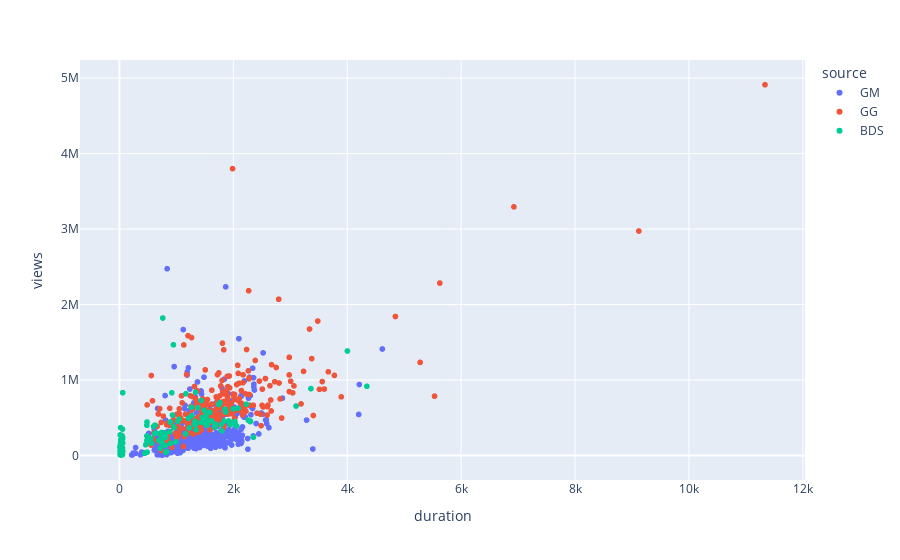

This figure's notebook cell:
### Code cell
# make a plot to visualize the relationship between duration and views
fig = px.scatter(df, x='duration', y='views', color='source')
fig.show()

### Figure 1 — Plotly figure (JSON) as saved in the notebook; plotly's stock layout.template omitted (floating-point values rounded to 4 significant figures; data arrays with more than 128 entries replaced by an {"elided": "..."} marker saying what was removed)
{"data": [{"hovertemplate": "source=GM<br>duration=%{x}<br>views=%{y}<extra></extra>", "legendgroup": "GM", "marker": {"color": "#636efa", "symbol": "circle"}, "mode": "markers", "name": "GM", "showlegend": true, "type": "scattergl", "x": {"elided": "502 int values"}, "xaxis": "x", "y": {"elided": "502 int values"}, "yaxis": "y"}, {"hovertemplate": "source=GG<br>duration=%{x}<br>views=%{y}<extra></extra>", "legendgroup": "GG", "marker": {"color": "#EF553B", "symbol": "circle"}, "mode": "markers", "name": "GG", "showlegend": true, "type": "scattergl", "x": {"elided": "326 int values"}, "xaxis": "x", "y": {"elided": "326 int values"}, "yaxis": "y"}, {"hovertemplate": "source=BDS<br>duration=%{x}<br>views=%{y}<extra></extra>", "legendgroup": "BDS", "marker": {"color": "#00cc96", "symbol": "circle"}, "mode": "markers", "name": "BDS", "showlegend": true, "type": "scattergl", "x": {"elided": "214 int values"}, "xaxis": "x", "y": {"elided": "214 int values"}, "yaxis": "y"}], "layout": {"legend": {"title": {"text": "source"}, "tracegroupgap": 0}, "margin": {"t": 60}, "xaxis": {"anchor": "y", "domain": [0, 1], "title": {"text": "duration"}}, "yaxis": {"anchor": "x", "domain": [0, 1], "title": {"text": "views"}}}}
